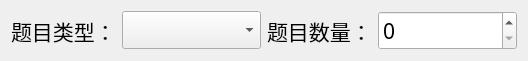
<?xml version="1.0" encoding="UTF-8"?>
<ui version="4.0">
 <class>QuestionItemForm</class>
 <widget class="QWidget" name="QuestionItemForm">
  <property name="geometry">
   <rect>
    <x>0</x>
    <y>0</y>
    <width>528</width>
    <height>58</height>
   </rect>
  </property>
  <property name="font">
   <font>
    <family>楷体</family>
    <pointsize>16</pointsize>
   </font>
  </property>
  <property name="windowTitle">
   <string>Form</string>
  </property>
  <layout class="QGridLayout" name="gridLayout" columnstretch="0,1,0,1">
   <item row="0" column="0">
    <widget class="QLabel" name="label">
     <property name="frameShape">
      <enum>QFrame::NoFrame</enum>
     </property>
     <property name="frameShadow">
      <enum>QFrame::Plain</enum>
     </property>
     <property name="text">
      <string>题目类型：</string>
     </property>
    </widget>
   </item>
   <item row="0" column="1">
    <widget class="QComboBox" name="cmbType"/>
   </item>
   <item row="0" column="2">
    <widget class="QLabel" name="label_2">
     <property name="text">
      <string>题目数量：</string>
     </property>
    </widget>
   </item>
   <item row="0" column="3">
    <widget class="QSpinBox" name="spinCount">
     <property name="maximum">
      <number>999</number>
     </property>
    </widget>
   </item>
  </layout>
 </widget>
 <resources/>
 <connections/>
</ui>
